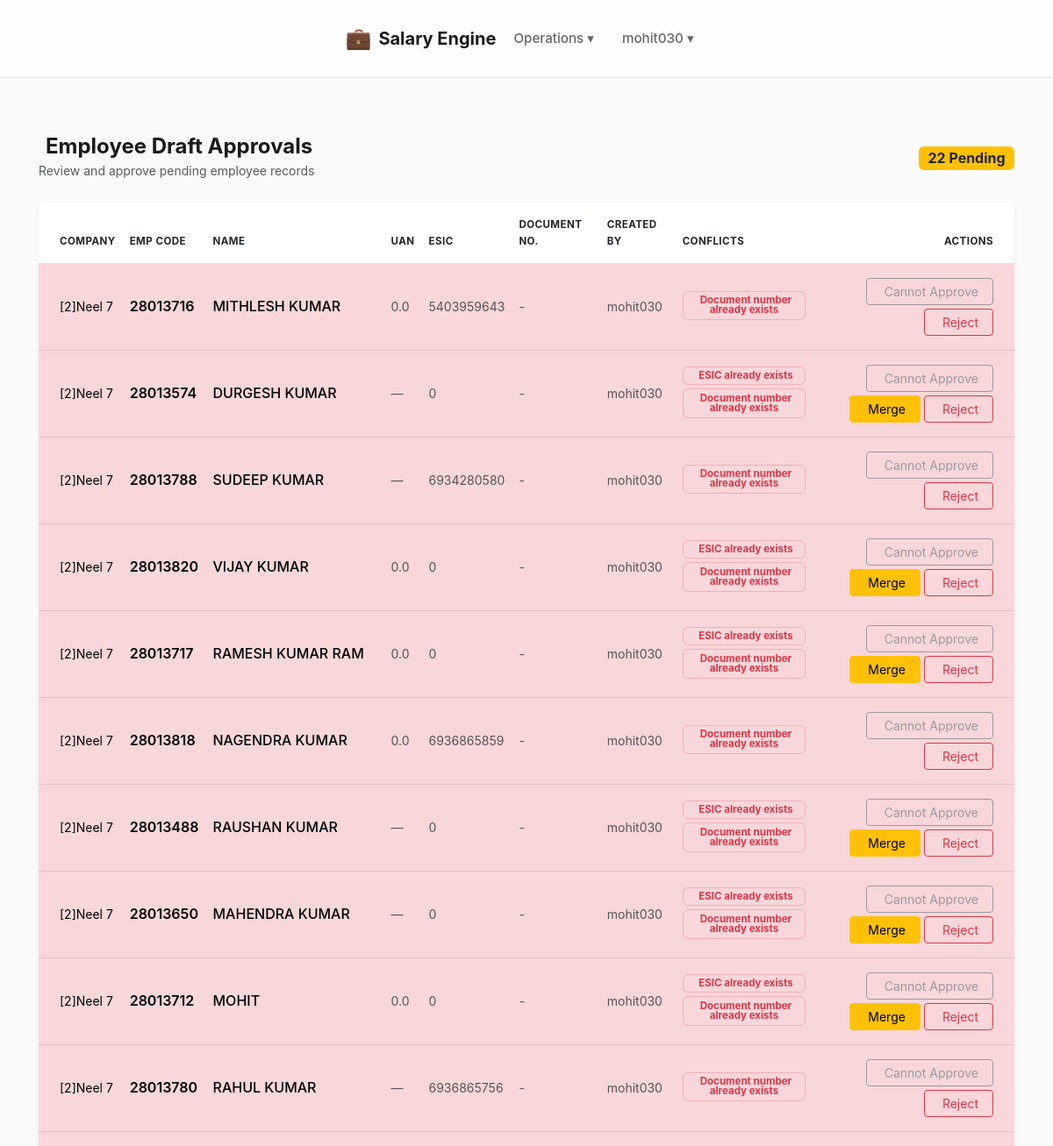
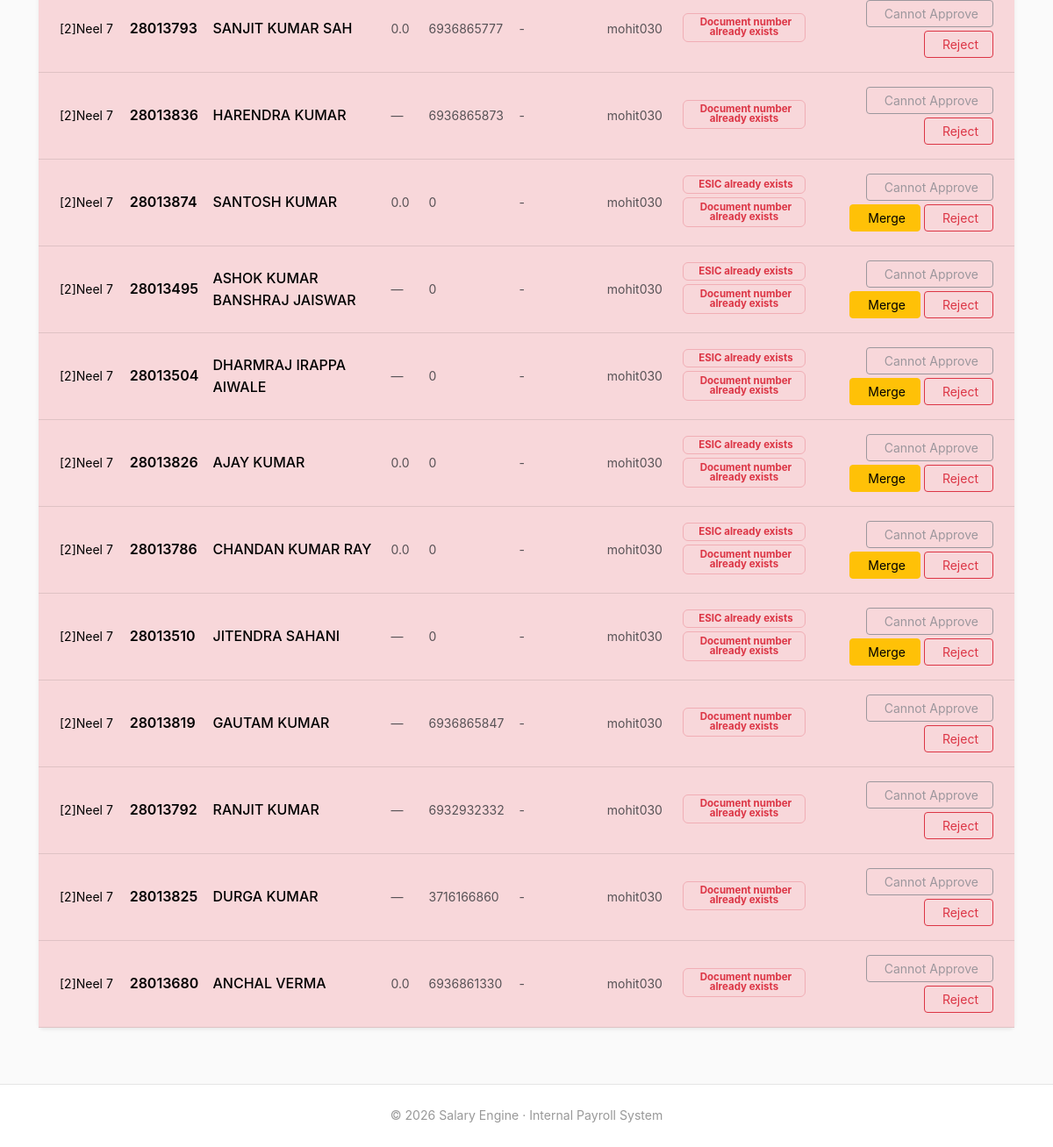
Before: /employees/drafts/approval/ (signed in) with the older database file (2 pictures, top to bottom).
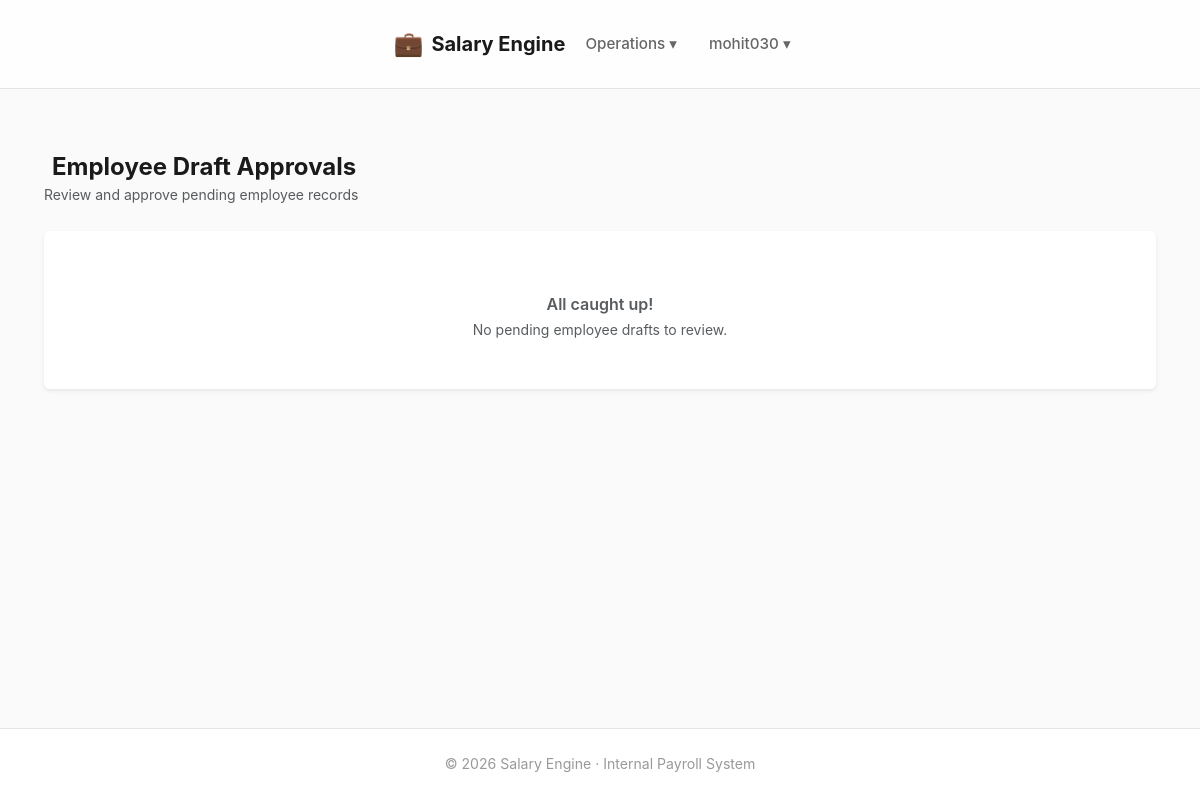
After: the same page with the newer database file.
### employees/models.py (models this page shows)
class EmployeeDraft(models.Model):
    STATUS_CHOICES = [
        ("PENDING", "Pending Approval"),
        ("APPROVED", "Approved"),
        ("REJECTED", "Rejected"),
    ]
    company = models.ForeignKey(Company, on_delete=models.PROTECT)
    emp_code = models.CharField(max_length=50)
    name = models.CharField(max_length=200)
    father_name = models.CharField(max_length=200, blank=True)
    uan_number = models.CharField(max_length=20, null=True, blank=True)
    esic_number = models.CharField(max_length=20, null=True, blank=True)
    document_number = models.CharField(max_length=50, null=True, blank=True)
    joining_date = models.DateField()
    default_salary = models.DecimalField(
        max_digits=10,
        decimal_places=2,
        null=True,
        blank=True
    )
    created_by = models.ForeignKey(
        User,
        on_delete=models.SET_NULL,
        null=True,
        related_name="employee_drafts"
    )
    status = models.CharField(
        max_length=20,
        choices=STATUS_CHOICES,
        default="PENDING"
    )
    created_at = models.DateTimeField(auto_now_add=True)
    class Meta:
        unique_together = ("company", "emp_code")

### companies/models.py (models this page shows, shortened)
class Company(models.Model):
    organisation = models.ForeignKey(
        Organisation,
        on_delete=models.CASCADE,
        related_name="companies"
    )
    site_code = models.PositiveIntegerField()
    name = models.CharField(max_length=200)
    address = models.TextField(blank=True)
    gst_number = models.CharField(
        max_length=15,
        blank=True,
        help_text="15-character GSTIN"
    )
    contact_name = models.CharField(max_length=150, blank=True)
    contact_phone = models.CharField(max_length=20, blank=True)
    contact_email = models.EmailField(blank=True)
    is_active = models.BooleanField(default=True)
    class Meta:
        unique_together = ("organisation", "site_code")
        ordering = ["site_code"]
    def __str__(self):
        return f"[{self.site_code}]{self.name}"

### employees/views.py (the view)
# urls.py: path("drafts/approval/", views.employee_draft_approval_list, name="employee_draft_approval_list"),
@login_required
def employee_draft_approval_list(request):
    drafts = EmployeeDraft.objects.filter(status="PENDING").select_related("company")
    draft_data = []
    for draft in drafts:
        conflicts = []
        merge_candidate = None
        esic = draft.esic_number or None
        uan  = draft.uan_number or None
        doc  = draft.document_number or None
        if esic and Employee.objects.filter(esic_number=esic).exists():
            conflicts.append("ESIC already exists")
        if uan and Employee.objects.filter(uan_number=uan).exists():
            conflicts.append("UAN already exists")
        if doc and Employee.objects.filter(document_number=doc).exists():  # ← guard added
            conflicts.append("Document number already exists")
        if Employee.objects.filter(
            company=draft.company,
            emp_code=draft.emp_code
        ).exists():
            conflicts.append("Employee code already exists")
        if esic:
            merge_candidate = Employee.objects.filter(esic_number=esic).first()
        if not merge_candidate and uan:
            merge_candidate = Employee.objects.filter(uan_number=uan).first()
        draft_data.append({
            "draft": draft,
            "conflicts": conflicts,
            "can_approve": len(conflicts) == 0,
            "merge_candidate": merge_candidate,
        })
    return render(
        request,
        "employees/employee_draft_approval_list.html",
        {"draft_data": draft_data}
    )

### dashboard/context_processors.py (called while the page is built)
def approval_badges(request):
    if not request.user.is_authenticated or not request.user.is_staff:
        return {}
    return {
        "approval_badges": {
            "employee_drafts": EmployeeDraft.objects.filter(status="PENDING").count(),
            "employee_changes": EmployeeChangeRequest.objects.filter(status="PENDING").count(),
            "bank_changes": BankChangeRequest.objects.filter(status="PENDING").count(),
        }
    }

### templates/employees/employee_draft_approval_list.html (shortened to what the changed rows need)
{% extends "base.html" %}
{% block content %}
<div class="container-fluid py-3">
    <div class="d-flex justify-content-between align-items-center mb-4">
        <div>
            <h4 class="fw-bold mb-0">
            </h4>
            <small class="text-muted">Review and approve pending employee records</small>
        </div>
        {% if draft_data %}
            <span class="badge bg-warning text-dark fs-6">
                {{ draft_data|length }} Pending
            </span>
        {% endif %}
    </div>
    {% if draft_data %}
    <div class="card border-0 shadow-sm">
        <div class="table-responsive">
            <table class="table table-hover align-middle mb-0">
                <thead style="background:#f8f9fa; font-size:0.72rem; letter-spacing:0.04em;">
                    <tr class="text-uppercase text-muted fw-semibold">
                        <th class="ps-4 py-3">Company</th>
                        <th class="py-3">Emp Code</th>
                        <th class="py-3">Name</th>
                        <th class="py-3">UAN</th>
                        <th class="py-3">ESIC</th>
                        <th class="py-3">Document No.</th>
                        <th class="py-3">Created By</th>
                        <th class="py-3">Conflicts</th>
                        <th class="py-3 text-end pe-4">Actions</th>
                    </tr>
                </thead>
                <tbody>
                    {% for item in draft_data %}
                    {% with d=item.draft %}
                    <tr class="{% if item.conflicts %}table-danger bg-opacity-25{% endif %}">
                        <td class="ps-4 py-3 small">{{ d.company }}</td>
                        <td class="py-3">
                            <span class="fw-semibold">{{ d.emp_code }}</span>
                        </td>
                        <td class="py-3 fw-medium">{{ d.name }}</td>
                        <td class="py-3 small text-muted">
                            {{ d.uan_number|default:"—" }}
                        </td>
                        <td class="py-3 small text-muted">
                            {{ d.esic_number|default:"—" }}
                        </td>
                        <td class="py-3 small text-muted">
                            {{ d.document_number|default:"—" }}
                        </td>
                        <td class="py-3 small text-muted">
                            {{ d.created_by|default:"—" }}
                        </td>
                        <td class="py-3">
                            {% if item.conflicts %}
                                {% for conflict in item.conflicts %}
                                    <span class="badge bg-danger-subtle text-danger border border-danger-subtle d-block mb-1"
                                          style="font-size:0.72rem; white-space:normal;">
                                        {{ conflict }}
                                    </span>
                                {% endfor %}
                            {% else %}
                                <span class="badge bg-success-subtle text-success border border-success-subtle"
                                      style="font-size:0.72rem;">
                                    <i class="bi bi-check-circle me-1"></i> No conflicts
                                </span>
                            {% endif %}
                        </td>
                        <td class="py-3 text-end pe-4">
                            <div class="d-flex gap-1 justify-content-end flex-wrap">
                                {% if item.can_approve %}
                                    <a class="btn btn-sm btn-success px-3"
                                       href="{% url 'employees:approve_employee_draft' d.id %}">
                                        <i class="bi bi-check-lg me-1"></i> Approve
                                    </a>
                                {% else %}
                                    <button class="btn btn-sm btn-outline-secondary px-3" disabled>
                                         Cannot Approve
                                    </button>
                                {% endif %}
                                {% if item.merge_candidate %}
                                    <a class="btn btn-sm btn-warning px-3"
                                       href="{% url 'employees:merge_employee_draft' d.id %}">
                                         Merge
                                    </a>
                                {% endif %}
                                <a class="btn btn-sm btn-outline-danger px-3"
                                   href="{% url 'employees:reject_employee_draft' d.id %}">
                                     Reject
                                </a>
                            </div>
                        </td>
                    </tr>
                    {% endwith %}
                    {% endfor %}
                </tbody>
            </table>
        </div>
    </div>
    {% else %}
    <div class="card border-0 shadow-sm">
        <div class="card-body text-center py-5 text-muted">
            <h6 class="fw-semibold mb-1">All caught up!</h6>
            <p class="small mb-0">No pending employee drafts to review.</p>
        </div>
    </div>
    {% endif %}
</div>
{% endblock %}

Changed rows visible on the page:
no longer on this page (row edited): EmployeeDraft: draft.company "[2]Neel 7", draft.emp_code "28013716", draft.name "MITHLESH KUMAR", draft.uan_number "0.0", draft.esic_number "5403959643", draft.document_number "-", draft.created_by "mohit030", conflicts "Document number already exists"
no longer on this page (row edited): EmployeeDraft: draft.company "[2]Neel 7", draft.emp_code "28013574", draft.name "DURGESH KUMAR", draft.uan_number "—", draft.esic_number "0", draft.document_number "-", draft.created_by "mohit030", conflicts "ESIC already exists" "Document number already exists", shows "Merge"
no longer on this page (row edited): EmployeeDraft: draft.company "[2]Neel 7", draft.emp_code "28013788", draft.name "SUDEEP KUMAR", draft.uan_number "—", draft.esic_number "6934280580", draft.document_number "-", draft.created_by "mohit030", conflicts "Document number already exists"
no longer on this page (row edited): EmployeeDraft: draft.company "[2]Neel 7", draft.emp_code "28013820", draft.name "VIJAY KUMAR", draft.uan_number "0.0", draft.esic_number "0", draft.document_number "-", draft.created_by "mohit030", conflicts "ESIC already exists" "Document number already exists", shows "Merge"
no longer on this page (row edited): EmployeeDraft: draft.company "[2]Neel 7", draft.emp_code "28013717", draft.name "RAMESH KUMAR RAM", draft.uan_number "0.0", draft.esic_number "0", draft.document_number "-", draft.created_by "mohit030", conflicts "ESIC already exists" "Document number already exists", shows "Merge"
no longer on this page (row edited): EmployeeDraft: draft.company "[2]Neel 7", draft.emp_code "28013818", draft.name "NAGENDRA KUMAR", draft.uan_number "0.0", draft.esic_number "6936865859", draft.document_number "-", draft.created_by "mohit030", conflicts "Document number already exists"
no longer on this page (row edited): EmployeeDraft: draft.company "[2]Neel 7", draft.emp_code "28013488", draft.name "RAUSHAN KUMAR", draft.uan_number "—", draft.esic_number "0", draft.document_number "-", draft.created_by "mohit030", conflicts "ESIC already exists" "Document number already exists", shows "Merge"
no longer on this page (row edited): EmployeeDraft: draft.company "[2]Neel 7", draft.emp_code "28013650", draft.name "MAHENDRA KUMAR", draft.uan_number "—", draft.esic_number "0", draft.document_number "-", draft.created_by "mohit030", conflicts "ESIC already exists" "Document number already exists", shows "Merge"
no longer on this page (row edited): EmployeeDraft: draft.company "[2]Neel 7", draft.emp_code "28013712", draft.name "MOHIT", draft.uan_number "0.0", draft.esic_number "0", draft.document_number "-", draft.created_by "mohit030", conflicts "ESIC already exists" "Document number already exists", shows "Merge"
no longer on this page (row edited): EmployeeDraft: draft.company "[2]Neel 7", draft.emp_code "28013780", draft.name "RAHUL KUMAR", draft.uan_number "—", draft.esic_number "6936865756", draft.document_number "-", draft.created_by "mohit030", conflicts "Document number already exists"
no longer on this page (row edited): EmployeeDraft: draft.company "[2]Neel 7", draft.emp_code "28013793", draft.name "SANJIT KUMAR SAH", draft.uan_number "0.0", draft.esic_number "6936865777", draft.document_number "-", draft.created_by "mohit030", conflicts "Document number already exists"
no longer on this page (row edited): EmployeeDraft: draft.company "[2]Neel 7", draft.emp_code "28013836", draft.name "HARENDRA KUMAR", draft.uan_number "—", draft.esic_number "6936865873", draft.document_number "-", draft.created_by "mohit030", conflicts "Document number already exists"
no longer on this page (row edited): EmployeeDraft: draft.company "[2]Neel 7", draft.emp_code "28013874", draft.name "SANTOSH KUMAR", draft.uan_number "0.0", draft.esic_number "0", draft.document_number "-", draft.created_by "mohit030", conflicts "ESIC already exists" "Document number already exists", shows "Merge"
no longer on this page (row edited): EmployeeDraft: draft.company "[2]Neel 7", draft.emp_code "28013495", draft.name "ASHOK KUMAR BANSHRAJ JAISWAR", draft.uan_number "—", draft.esic_number "0", draft.document_number "-", draft.created_by "mohit030", conflicts "ESIC already exists" "Document number already exists", shows "Merge"
no longer on this page (row edited): EmployeeDraft: draft.company "[2]Neel 7", draft.emp_code "28013504", draft.name "DHARMRAJ IRAPPA AIWALE", draft.uan_number "—", draft.esic_number "0", draft.document_number "-", draft.created_by "mohit030", conflicts "ESIC already exists" "Document number already exists", shows "Merge"
no longer on this page (row edited): EmployeeDraft: draft.company "[2]Neel 7", draft.emp_code "28013826", draft.name "AJAY KUMAR", draft.uan_number "0.0", draft.esic_number "0", draft.document_number "-", draft.created_by "mohit030", conflicts "ESIC already exists" "Document number already exists", shows "Merge"
no longer on this page (row edited): EmployeeDraft: draft.company "[2]Neel 7", draft.emp_code "28013786", draft.name "CHANDAN KUMAR RAY", draft.uan_number "0.0", draft.esic_number "0", draft.document_number "-", draft.created_by "mohit030", conflicts "ESIC already exists" "Document number already exists", shows "Merge"
no longer on this page (row edited): EmployeeDraft: draft.company "[2]Neel 7", draft.emp_code "28013510", draft.name "JITENDRA SAHANI", draft.uan_number "—", draft.esic_number "0", draft.document_number "-", draft.created_by "mohit030", conflicts "ESIC already exists" "Document number already exists", shows "Merge"
no longer on this page (row edited): EmployeeDraft: draft.company "[2]Neel 7", draft.emp_code "28013819", draft.name "GAUTAM KUMAR", draft.uan_number "—", draft.esic_number "6936865847", draft.document_number "-", draft.created_by "mohit030", conflicts "Document number already exists"
no longer on this page (row edited): EmployeeDraft: draft.company "[2]Neel 7", draft.emp_code "28013792", draft.name "RANJIT KUMAR", draft.uan_number "—", draft.esic_number "6932932332", draft.document_number "-", draft.created_by "mohit030", conflicts "Document number already exists"
no longer on this page (row edited): EmployeeDraft: draft.company "[2]Neel 7", draft.emp_code "28013825", draft.name "DURGA KUMAR", draft.uan_number "—", draft.esic_number "3716166860", draft.document_number "-", draft.created_by "mohit030", conflicts "Document number already exists"
no longer on this page (row edited): EmployeeDraft: draft.company "[2]Neel 7", draft.emp_code "28013680", draft.name "ANCHAL VERMA", draft.uan_number "0.0", draft.esic_number "6936861330", draft.document_number "-", draft.created_by "mohit030", conflicts "Document number already exists"
Other visible differences:
{{ draft_data|length }}: "22" → (not shown)
text no longer shown: "Pending COMPANY EMP CODE NAME UAN ESIC DOCUMENT NO. CREATED BY CONFLICTS ACTIONS"
text now shown: "All caught up! No pending employee drafts to review."
